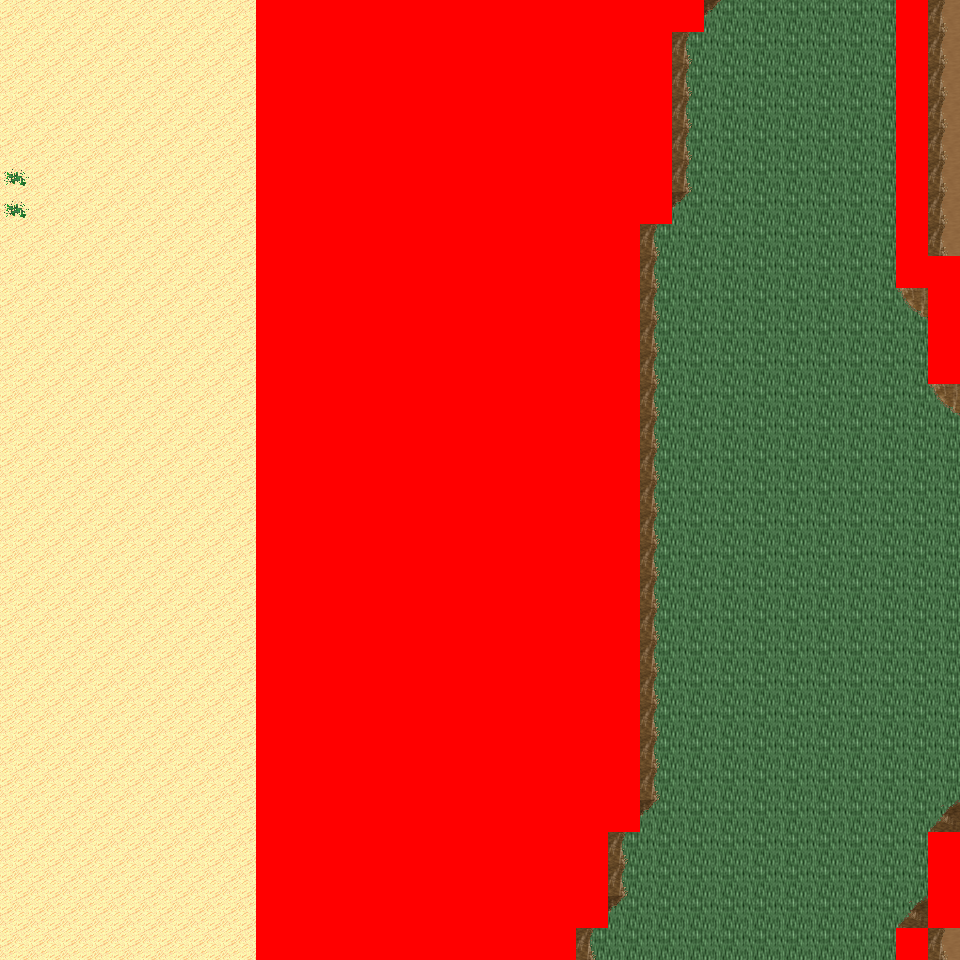

Tiled map render using the project's own tile images. Description and the map definition, with tile-layer contents summarised, below:
An orthogonal 30x30 tile map with 32x32 px tiles, 6 tile layers (Ground, Object, Object2, Above, ...), 8 tilesets and 7 objects (7x mapExit).

<map version="1.0" orientation="orthogonal" renderorder="right-down" width="30" height="30" tilewidth="32" tileheight="32" nextobjectid="8">
  <tileset firstgid="1" name="tileset_logic_collision" tilewidth="32" tileheight="32" tilecount="1" columns="1">
    <image source="../drawable/tileset_logic_collision.png" width="32" height="32" />
  </tileset>
  <tileset firstgid="2" name="tileset_ground_ground" tilewidth="32" tileheight="32" tilecount="33" columns="3">
    <image source="../drawable/tileset_ground_ground.png" width="96" height="352" />
  </tileset>
  <tileset firstgid="35" name="tileset_ground_ridge_earth_pale" tilewidth="32" tileheight="32" tilecount="96" columns="12">
    <image source="../drawable/tileset_ground_ridge_earth_pale.png" width="384" height="256" />
  </tileset>
  <tileset firstgid="131" name="tileset_ground_ridge_earth_dark" tilewidth="32" tileheight="32" tilecount="96" columns="12">
    <image source="../drawable/tileset_ground_ridge_earth_dark.png" width="384" height="256" />
  </tileset>
  <tileset firstgid="227" name="tileset_terrain_desert" tilewidth="32" tileheight="32" tilecount="88" columns="8">
    <image source="../drawable/tileset_terrain_desert.png" width="256" height="352" />
  </tileset>
  <tileset firstgid="315" name="tileset_plant_tree_tree_darkgreen" tilewidth="32" tileheight="32" tilecount="88" columns="8">
    <image source="../drawable/tileset_plant_tree_tree_darkgreen.png" width="256" height="352" />
  </tileset>
  <tileset firstgid="403" name="tileset_plant_cactus_2" tilewidth="32" tileheight="32" tilecount="10" columns="5">
    <image source="../drawable/tileset_plant_cactus_2.png" width="160" height="64" />
  </tileset>
  <tileset firstgid="413" name="tileset_ground_sand_2" tilewidth="32" tileheight="32" tilecount="15" columns="5">
    <image source="../drawable/tileset_ground_sand_2.png" width="160" height="96" />
  </tileset>
  <layer name="Ground" width="30" height="30">
    <data>[900 cells, 900 non-empty, 5 distinct tile ids]</data>
  </layer>
  <layer name="Object" width="30" height="30">
    <data>[900 cells, 160 non-empty, 23 distinct tile ids]</data>
  </layer>
  <layer name="Object2" width="30" height="30">
    <data>[900 cells, 0 non-empty, 0 distinct tile ids]</data>
  </layer>
  <layer name="Above" width="30" height="30">
    <data>[900 cells, 189 non-empty, 22 distinct tile ids]</data>
  </layer>
  <layer name="Above2" width="30" height="30">
    <data>[900 cells, 0 non-empty, 0 distinct tile ids]</data>
  </layer>
  <layer name="Walkable" width="30" height="30">
    <data>[900 cells, 380 non-empty, 1 distinct tile ids]</data>
  </layer>
  <objectgroup name="MapEvents">
    <object id="1" name="north" type="mapExit" x="0" y="0" width="256" height="32">
      <properties>
        <property name="map" value="level_0_x4_y128" />
        <property name="x" value="0" />
        <property name="y" value="28" />
      </properties>
    </object>
    <object id="2" name="north2" type="mapExit" x="704" y="0" width="192" height="32">
      <properties>
        <property name="map" value="level_0_x4_y128" />
        <property name="x" value="22" />
        <property name="y" value="28" />
      </properties>
    </object>
    <object id="3" name="north3" type="mapExit" x="928" y="0" width="32" height="32">
      <properties>
        <property name="map" value="level_0_x4_y128" />
        <property name="x" value="29" />
        <property name="y" value="28" />
      </properties>
    </object>
    <object id="4" name="south" type="mapExit" x="0" y="928" width="256" height="32">
      <properties>
        <property name="map" value="level_0_x4_y130" />
        <property name="x" value="0" />
        <property name="y" value="1" />
      </properties>
    </object>
    <object id="5" name="south2" type="mapExit" x="576" y="928" width="320" height="32">
      <properties>
        <property name="map" value="level_0_x4_y130" />
        <property name="x" value="18" />
        <property name="y" value="1" />
      </properties>
    </object>
    <object id="6" name="south3" type="mapExit" x="928" y="928" width="32" height="32">
      <properties>
        <property name="map" value="level_0_x4_y130" />
        <property name="x" value="29" />
        <property name="y" value="1" />
      </properties>
    </object>
    <object id="7" name="west" type="mapExit" x="0" y="0" width="32" height="960">
      <properties>
        <property name="map" value="level_0_x3_y129" />
        <property name="x" value="28" />
        <property name="y" value="0" />
      </properties>
    </object>
  </objectgroup>
</map>
